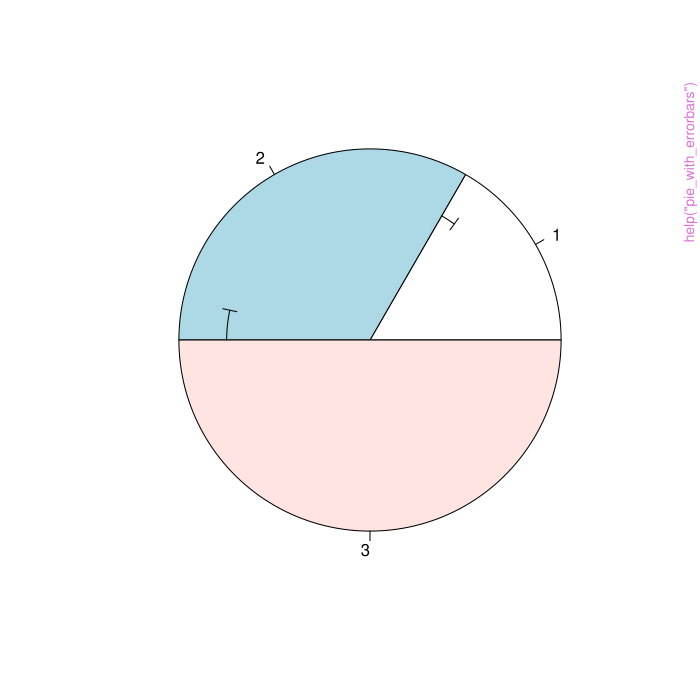

This figure's R source:
pkgname <- "plot.counts"
source(file.path(R.home("share"), "R", "examples-header.R"))
options(warn = 1)
library('plot.counts')

base::assign(".oldSearch", base::search(), pos = 'CheckExEnv')
base::assign(".old_wd", base::getwd(), pos = 'CheckExEnv')
cleanEx()
nameEx("get_associated_values")
### * get_associated_values

flush(stderr()); flush(stdout())

### Name: get_associated_values
### Title: get_associated_values
### Aliases: get_associated_values
### Keywords: misc

### ** Examples

descriptive = data.frame(matching_col1=c(1,1,2,2,3,3), matching_col2=c(16,17,16,17,16,17),irrelevant_col1=c(1,1,1,1,1,1),irrelevant_col2=c(16,18,20,15,2,-1))
lookup=data.frame(match_col_1=c(1,1,1,2,2,2,3,3,3),match_col_2=c(16,17,17,16,17,17,16,17,17),value_col=c(1,2,2.5,4,3.5,3,6,5.5,NA),some_col=c(5,5,5,4,3,2,1,2,3))
lookup_name_correspondence=matrix(data=c("matching_col1","match_col_1","matching_col2","match_col_2"),ncol=2,byrow=TRUE)
lookup_value_col="value_col"
assoc_vals=get_associated_values(descriptive_data=descriptive,lookup_data=lookup,lookup_name_correspondence=lookup_name_correspondence,FUN=sum,lookup_value_col=lookup_value_col,na.rm=TRUE)
descriptive_and_associated=descriptive
descriptive_and_associated$associated = assoc_vals
cat("The base data: ")
descriptive
cat("The lookup table:")
lookup
cat("The associated values found (here, the sum of corresponding lines):")
assoc_vals
cat("The associated values in comparison with the base data:")
descriptive_and_associated



cleanEx()
nameEx("get_t_test_matrix")
### * get_t_test_matrix

flush(stderr()); flush(stdout())

### Name: get_t_test_matrix
### Title: Get a T-Test matrix comparing the results under different
###   treatments
### Aliases: get_t_test_matrix
### Keywords: misc

### ** Examples

test_data=data.frame(condition=c(rep("A",5),rep("B",5),rep("C",8)),outcome=c(1,3,2,2.5,3.2,8,8.25,9,8.5,7.5,0.1,0.5,-0.5,0.2,-0.25,0,0,1))
get_t_test_matrix(test_data$condition,test_data$outcome)



cleanEx()
nameEx("pie_with_errorbars")
### * pie_with_errorbars

flush(stderr()); flush(stdout())

### Name: pie_with_errorbars
### Title: pie_with_errorbars
### Aliases: pie_with_errorbars
### Keywords: misc

### ** Examples

pie_with_errorbars(x=c(1,2,3),sd_x=c(0.1,0.2,0))




cleanEx()
nameEx("plot_counts")
### * plot_counts

flush(stderr()); flush(stdout())

### Name: plot_counts
### Title: plot_counts
### Aliases: plot_counts
### Keywords: misc

### ** Examples

plot_counts(x=c(1,2,3),y=c(2,2,3),sd_y=c(1,1,0.5))




cleanEx()
nameEx("plot_dot_column")
### * plot_dot_column

flush(stderr()); flush(stdout())

### Name: plot_dot_column
### Title: plot_dot_column
### Aliases: plot_dot_column
### Keywords: misc

### ** Examples

plot_dot_column(x=c(1,2,3),y=c(2,2,3),sd_y=c(1,1,0.5))




cleanEx()
nameEx("sd_mean")
### * sd_mean

flush(stderr()); flush(stdout())

### Name: sd_mean
### Title: sd_mean
### Aliases: sd_mean
### Keywords: misc

### ** Examples

x<-c(1,2,3,4,3.5,2.5,1)
sd(x)
sd_mean(x)




cleanEx()
nameEx("significance_labels")
### * significance_labels

flush(stderr()); flush(stdout())

### Name: significance_labels
### Title: significance_labels
### Aliases: significance_labels
### Keywords: misc

### ** Examples


significance_labels(c(0.01,0.04,0.05,0.5))



### * <FOOTER>
###
cleanEx()
options(digits = 7L)
base::cat("Time elapsed: ", proc.time() - base::get("ptime", pos = 'CheckExEnv'),"\n")
grDevices::dev.off()
###
### Local variables: ***
### mode: outline-minor ***
### outline-regexp: "\\(> \\)?### [*]+" ***
### End: ***
quit('no')
